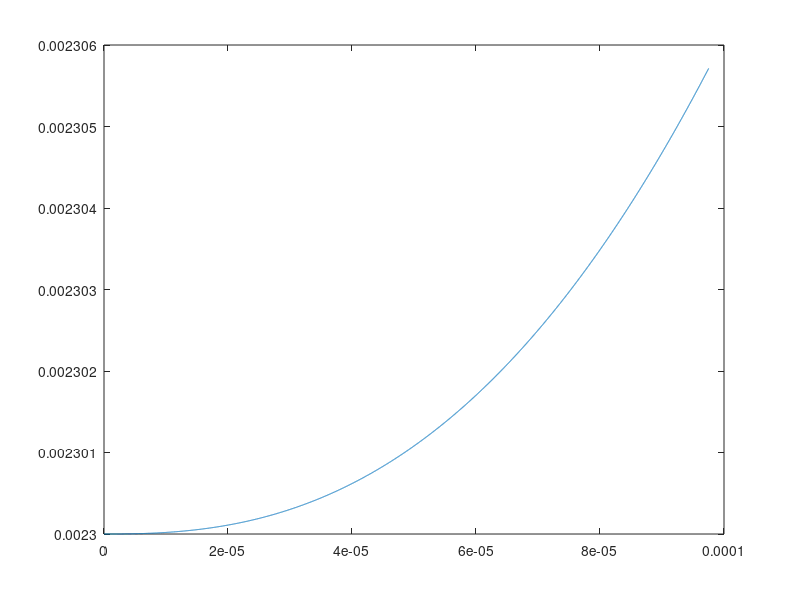

Reproduce this figure in MATLAB.

alpha = 30;
beta = 0.04;
gamma = 0.02;
epsilon = 1/10;

A = alpha / epsilon^3
B = beta / epsilon
C = epsilon * gamma

tvals = 0:1e-3:10;

s_2nd_deriv = @(t, s, sdot) ...
    (6 * sqrt(3) * sqrt(t - s) .* (1 - sdot.^2) - C * s ...
        - (B + 12 * sqrt(3) * sqrt(t - s)) .* sdot) ...
     ./ (A + 4 * sqrt(3) * (t - s).^(3/2));

ode_fun = @(t, s_arr) ...
    [s_arr(2); s_2nd_deriv(t, s_arr(1), s_arr(2))];

[t, s_arr] = ode45(ode_fun, tvals, [0, 0]);

% plot(tvals, s_arr(:, 1));

R = 0.985e-3;
U = 1.01;

plot(epsilon^2 * (R / U) * tvals, epsilon*2 * R * s_arr(:, 1) + 2.3e-3);